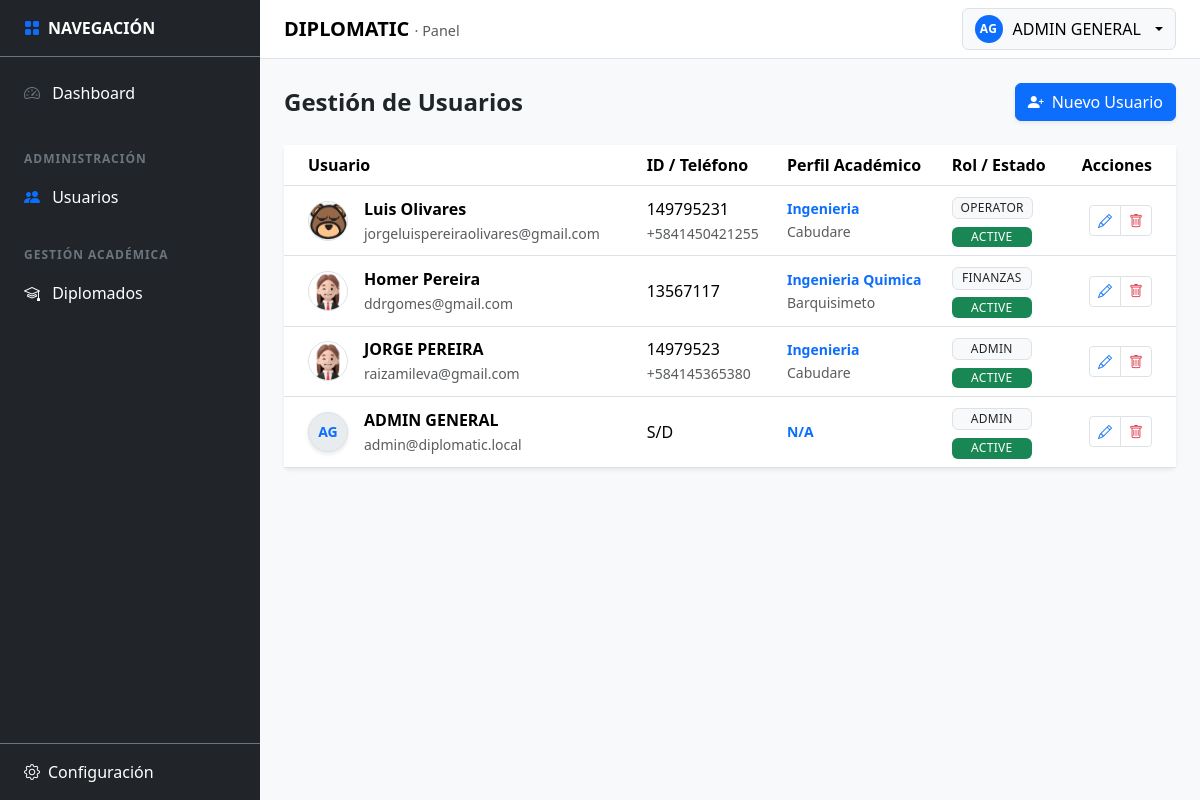
The app's page /users (signed in), older data.
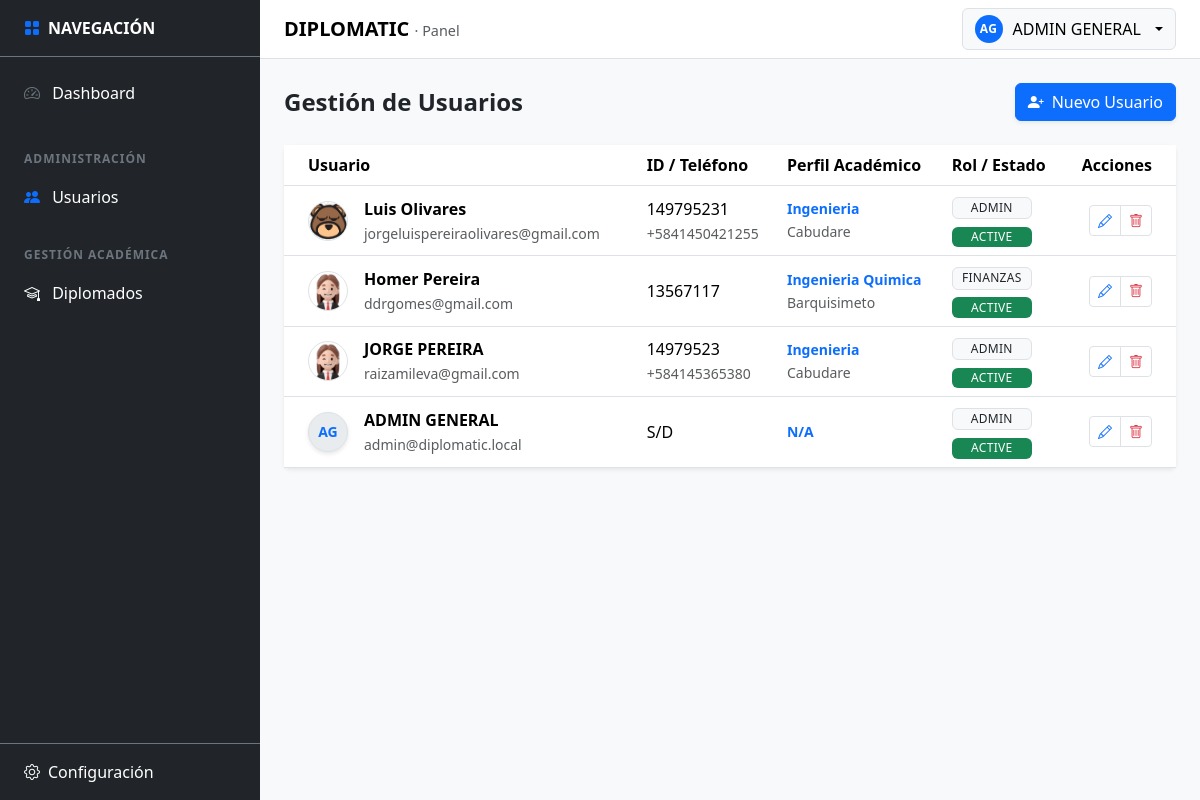
The same page, newer data.
### tables this page shows
CREATE TABLE `tbl_users` (
  `id` int(10) UNSIGNED NOT NULL,
  `user_type` enum('INTERNAL','PARTICIPANT') NOT NULL DEFAULT 'INTERNAL',
  `status` enum('ACTIVE','SUSPENDED','INACTIVE') NOT NULL DEFAULT 'ACTIVE',
  `first_name` varchar(100) NOT NULL,
  `last_name` varchar(100) NOT NULL,
  `email` varchar(190) NOT NULL,
  `role` varchar(60) DEFAULT 'PARTICIPANT',
  `phone` varchar(30) DEFAULT NULL,
  `document_id` varchar(30) DEFAULT NULL,
  `address` text DEFAULT NULL,
  `provenance` varchar(150) DEFAULT NULL,
  `undergraduate_degree` varchar(150) DEFAULT NULL,
  `avatar` varchar(255) DEFAULT 'default_avatar.png',
  `password_hash` varchar(255) NOT NULL,
  `last_login_at` datetime DEFAULT NULL,
  `created_at` datetime NOT NULL DEFAULT current_timestamp(),
  `updated_at` datetime NOT NULL DEFAULT current_timestamp() ON UPDATE current_timestamp()
);

### app/core/Controller.php (called while the page is built, shortened)
<?php
abstract class Controller
{
  protected function view(string $viewPath, array $data = []): void
  {
    View::render($viewPath, $data);
  }
}

### app/controllers/UsersController.php (called while the page is built, shortened)
<?php
final class UsersController extends Controller
{
    public function index(): void
    {
        $userModel = new UserModel();
        try {
            $db = (new Database())->getConnection();
            $stmt = $db->query("SELECT role_key, name FROM tbl_roles WHERE status = 'ACTIVE' ORDER BY level DESC");
            $roles = $stmt->fetchAll();
        } catch (\Exception $e) {
            $roles = [];
        }
        $this->view('users/index', [
            'users' => $userModel->getAll(),
            'roles' => $roles
        ]);
    }
}

### app/core/Router.php (called while the page is built, shortened)
<?php
final class Router
{
  private array $routes = [
    'GET' => [],
    'POST' => [],
  ];
  public function get(string $path, array $handler): void
  {
    $this->routes['GET'][$this->normalize($path)] = $handler;
  }
  public function post(string $path, array $handler): void
  {
    $this->routes['POST'][$this->normalize($path)] = $handler;
  }
  public function dispatch(): void
  {
    $method = $_SERVER['REQUEST_METHOD'] ?? 'GET';
    $uri = parse_url($_SERVER['REQUEST_URI'] ?? '/', PHP_URL_PATH) ?? '/';
    $basePath = $this->detectBasePath();
    $path = $this->normalize(str_replace($basePath, '', $uri) ?: '/');
    $handler = $this->routes[$method][$path] ?? null;
    [$class, $action] = $handler;
    $controller = new $class();
    $controller->$action();
  }
  private function normalize(string $path): string
  {
    $path = '/' . trim($path, '/');
    return $path === '//' ? '/' : $path;
  }
  private function detectBasePath(): string
  {
    $scriptName = $_SERVER['SCRIPT_NAME'] ?? '';
    $dir = str_replace('\\', '/', dirname($scriptName));
    return rtrim($dir, '/');
  }
}

### app/core/Bootstrap.php (called while the page is built, shortened)
<?php
final class Bootstrap
{
  public function run(): void
  {
    $router = new Router();
    $router->get('/', [AuthController::class, 'showLogin']);
    $router->post('/login', [AuthController::class, 'doLogin']);
    $router->get('/logout', [AuthController::class, 'logout']);
    $router->get('/dashboard', [DashboardController::class, 'index']);
    $router->get('/settings', [SettingsController::class, 'index']);
    $router->get('/settings/correo', [SettingsController::class, 'correo']);
    $router->post('/settings/save-correo', [SettingsController::class, 'saveCorreo']);
    $router->post('/settings/test-correo', [SettingsController::class, 'testCorreo']);
    $router->get('/settings/empresa', [SettingsCompanyController::class, 'index']);
    $router->post('/settings/empresa/save', [SettingsCompanyController::class, 'save']);
    $router->get('/settings/whatsapp', [SettingsWhatsappController::class, 'index']);
    $router->post('/settings/whatsapp/save-template', [SettingsWhatsappController::class, 'saveTemplate']);
    $router->post('/settings/whatsapp/log', [SettingsWhatsappController::class, 'logSend']);
    $router->get('/settings/eventos', [SettingsEventsController::class, 'index']);
    $router->get('/settings/eventos/filter', [SettingsEventsController::class, 'filter']);
    $router->get('/users', [UsersController::class, 'index']);
    $router->post('/users/save', [UsersController::class, 'save']);
    $router->post('/users/delete', [UsersController::class, 'delete']);
    $router->dispatch();
  }
}

### public/index.php (called while the page is built, shortened)
<?php
$app = new \App\Core\Bootstrap();
$app->run();

### app/models/UserModel.php (called while the page is built, shortened)
<?php
class UserModel
{
    private $db;
    public function __construct()
    {
        $this->db = (new Database())->getConnection();
    }
    public function getAll(): array
    {
        $sql = "SELECT * FROM tbl_users WHERE status != 'INACTIVE' ORDER BY created_at DESC";
        return $this->db->query($sql)->fetchAll(PDO::FETCH_ASSOC);
    }
}

### app/views/users/index.php (the view, shortened to what this page needs)
<?php
$basePath = rtrim(str_replace('\\', '/', dirname($_SERVER['SCRIPT_NAME'] ?? '')), '/');
?>
<div class="d-flex justify-content-between align-items-center mb-4">
    <h2 class="h4 fw-bold mb-0">Gestión de Usuarios</h2>
    <button class="btn btn-primary shadow-sm" data-bs-toggle="modal" data-bs-target="#userModal" onclick="resetForm()">
        <i class="bi bi-person-plus-fill me-2"></i>Nuevo Usuario
    </button>
</div>
<div class="card border-0 shadow-sm">
    <div class="card-body p-0">
        <div class="table-responsive">
            <table class="table table-hover align-middle mb-0">
                <thead class="bg-light">
                    <tr>
                        <th class="ps-4">Usuario</th>
                        <th>ID / Teléfono</th>
                        <th>Perfil Académico</th>
                        <th>Rol / Estado</th>
                        <th class="text-end pe-4">Acciones</th>
                    </tr>
                </thead>
                <tbody>
                    <?php foreach ($users as $u): ?>
                    <tr>
                        <td class="ps-4">
                            <div class="d-flex align-items-center gap-3">
                                <?php if (!empty($u['avatar']) && $u['avatar'] !== 'default_avatar.png'): ?>
                                    <img src="<?= $basePath ?>/assets/img/avatars/<?= htmlspecialchars($u['avatar']) ?>" class="rounded-circle border" width="40" height="40" style="object-fit: cover;">
                                <?php else: ?>
                                    <div class="avatar-circle"><?= strtoupper(substr($u['first_name'] ?? 'U', 0, 1) . substr($u['last_name'] ?? 'N', 0, 1)) ?></div>
                                <?php endif; ?>
                                <div>
                                    <div class="fw-bold"><?= htmlspecialchars($u['first_name'].' '.$u['last_name']) ?></div>
                                    <small class="text-muted"><?= htmlspecialchars($u['email']) ?></small>
                                </div>
                            </div>
                        </td>
                        <td>
                            <div><?= htmlspecialchars($u['document_id'] ?? 'S/D') ?></div>
                            <small class="text-muted"><?= htmlspecialchars($u['phone'] ?? '') ?></small>
                        </td>
                        <td>
                            <div class="small fw-bold text-primary"><?= htmlspecialchars($u['undergraduate_degree'] ?? 'N/A') ?></div>
                            <small class="text-muted"><?= htmlspecialchars($u['provenance'] ?? '') ?></small>
                        </td>
                        <td>
                            <div class="mb-1"><span class="badge bg-light text-dark border"><?= htmlspecialchars($u['role']) ?></span></div>
                            <?php
                                $statusClass = ($u['status'] === 'ACTIVE') ? 'bg-success' : 'bg-warning text-dark';
                            ?>
                            <span class="badge <?= $statusClass ?>"><?= htmlspecialchars($u['status']) ?></span>
                        </td>
                        <td class="text-end pe-4">
                            <div class="btn-group">
                                <button class="btn btn-sm btn-white border" title="Editar" onclick='editUser(<?= json_encode($u) ?>)'>
                                    <i class="bi bi-pencil text-primary"></i>
                                </button>
                                <button class="btn btn-sm btn-white border" title="Desactivar" onclick="deleteUser(<?= $u['id'] ?>)">
                                    <i class="bi bi-trash text-danger"></i>
                                </button>
                            </div>
                        </td>
                    </tr>
                    <?php endforeach; ?>
                </tbody>
            </table>
        </div>
    </div>
</div>

### app/core/View.php (shortened to what this page needs)
<?php
final class View
{
  public static function render(string $viewPath, array $data = []): void
  {
    $viewFile = __DIR__ . '/../views/' . trim($viewPath, '/') . '.php';
    extract($data, EXTR_SKIP);
    if (strpos($viewPath, 'auth/') !== false) {
        require $viewFile;
    } else {
        require $viewFile;
        $content = ob_get_clean();
        require __DIR__ . '/../views/layout.php';
    }
  }
}

### app/views/layout.php (shortened to what this page needs)
<?php
$basePath = rtrim(str_replace('\\', '/', dirname($_SERVER['SCRIPT_NAME'] ?? '')), '/');
$content  = $content ?? '';
?>
<!DOCTYPE html>
<html lang="es">
<head>
  <link href="https://cdn.jsdelivr.net/npm/bootstrap@5.3.3/dist/css/bootstrap.min.css" rel="stylesheet">
  <link rel="stylesheet" href="https://cdn.jsdelivr.net/npm/bootstrap-icons@1.11.3/font/bootstrap-icons.min.css">
  <link href="<?= htmlspecialchars($basePath) ?>/assets/css/panel.css?v=<?= time() ?>" rel="stylesheet">
  <link href="<?= htmlspecialchars($basePath) ?>/assets/css/users.css?v=<?= time() ?>" rel="stylesheet">
</head>
<body class="bg-light">
  <?php include __DIR__ . '/sidebar.php'; ?>
  <main class="dp-main">
    <?php include __DIR__ . '/topnav.php'; ?>
    <div class="container-fluid px-3 px-md-4 py-4">
      <?= $content ?>
    </div>
  </main>
</body>
</html>

### app/views/sidebar.php (shortened to what this page needs)
<?php
$basePath = rtrim(str_replace('\\', '/', dirname($_SERVER['SCRIPT_NAME'] ?? '')), '/');
$userRole = strtoupper(trim($_SESSION['user']['role'] ?? ''));
?>
<aside id="dpSidebar" class="dp-sidebar bg-dark text-white d-flex flex-column">
  <div class="py-3 px-4 border-bottom border-secondary">
    <div class="fw-bold d-flex align-items-center gap-2">
      <i class="bi bi-grid-fill text-primary"></i>
      <span>NAVEGACIÓN</span>
    </div>
  </div>
  <nav class="list-group list-group-flush mt-2 flex-grow-1">
    <a href="<?= htmlspecialchars($basePath) ?>/dashboard" class="list-group-item list-group-item-action bg-dark text-white border-0 py-3 px-4">
      <i class="bi bi-speedometer2 me-2 text-secondary"></i> Dashboard
    </a>
    <?php if ($userRole === 'ADMIN'): ?>
      <div class="px-4 mt-4 mb-2">
        <span class="text-uppercase text-secondary fw-bold" style="font-size: 0.75rem; letter-spacing: 1px;">Administración</span>
      </div>
      <a href="<?= htmlspecialchars($basePath) ?>/users" class="list-group-item list-group-item-action bg-dark text-white border-0 py-2 px-4">
          <i class="bi bi-people-fill me-2 text-primary"></i> Usuarios
      </a>
    <?php endif; ?>
    <?php if ($userRole === 'ADMIN' || $userRole === 'ACADEMIC'): ?>
      <div class="px-4 mt-4 mb-2">
        <span class="text-uppercase text-secondary fw-bold" style="font-size: 0.75rem; letter-spacing: 1px;">Gestión Académica</span>
      </div>
      <a href="<?= htmlspecialchars($basePath) ?>/diplomados" class="list-group-item list-group-item-action bg-dark text-white border-0 py-2 px-4">
          <i class="bi bi-mortarboard me-2"></i> Diplomados
      </a>
    <?php endif; ?>
  </nav>
<?php if ($userRole === 'ADMIN'): ?>
  <div class="mt-auto border-top border-secondary">
    <a href="<?= htmlspecialchars($basePath) ?>/settings"
       class="list-group-item list-group-item-action bg-dark text-white border-0 py-3 px-4">
      <div class="d-flex align-items-center gap-2">
        <i class="bi bi-gear"></i>
        <span>Configuración</span>
      </div>
    </a>
  </div>
<?php endif; ?>
</aside>

### app/views/topnav.php (shortened to what this page needs)
<?php
$basePath  = rtrim(str_replace('\\', '/', dirname($_SERVER['SCRIPT_NAME'] ?? '')), '/');
$userName  = $_SESSION['user']['name'] ?? 'Usuario';
$initials  = '';
if ($userName !== '') {
  $parts = preg_split('/\s+/', trim($userName));
  $initials = strtoupper(substr($parts[0] ?? 'U', 0, 1) . substr($parts[1] ?? '', 0, 1));
  $initials = trim($initials) !== '' ? $initials : 'U';
} else {
  $initials = 'U';
}
?>
<nav class="navbar dp-topnav bg-white border-bottom sticky-top">
  <div class="container-fluid px-3 px-md-4 d-flex align-items-center justify-content-between">
    <div class="d-flex align-items-center gap-2">
      <a class="navbar-brand fw-bold mb-0" href="<?= htmlspecialchars($basePath) ?>/dashboard">
        DIPLOMATIC <span class="text-muted fw-normal" style="font-size:.9rem;">· Panel</span>
      </a>
    </div>
    <div class="dropdown">
      <button class="btn btn-light border dp-userbtn dropdown-toggle"
              type="button"
              data-bs-toggle="dropdown"
              aria-expanded="false">
        <span class="dp-avatar" aria-hidden="true"><?= htmlspecialchars($initials) ?></span>
        <span class="d-none d-sm-inline"><?= htmlspecialchars($userName) ?></span>
      </button>
    </div>
  </div>
</nav>

### public/assets/css/panel.css (style rules this page uses)
:root { --sidebar-width: 260px; }
.dp-sidebar { position: fixed; top: 0; left: 0; width: var(--sidebar-width); height: 100vh; background: #212529; color: #fff; z-index: 1050; transition: transform .25s ease; }
.dp-main { margin-left: var(--sidebar-width); min-height: 100vh; }
.dp-topnav { z-index: 1035; }
.dp-userbtn { display: inline-flex; align-items: center; gap: 10px; }
.dp-avatar { width: 28px; height: 28px; border-radius: 999px; background: #0d6efd; color: #fff; display: inline-flex; align-items: center; justify-content: center; font-weight: 700; font-size: 12px; letter-spacing: .5px; }

### public/assets/css/users.css (style rules this page uses)
.badge { min-width: 80px; font-weight: 500; letter-spacing: 0.3px; }
.avatar-circle { width: 40px; height: 40px; background: #0d6efd; color: #fff; display: flex; align-items: center; justify-content: center; border-radius: 50%; font-size: 14px; font-weight: bold; text-transform: uppercase; box-shadow: 0 2px 4px rgba(0,0,0,0.1); }

### app/views/users/index.php (style rules this page uses)
.avatar-circle { width: 40px; height: 40px; background: #e9ecef; color: #0d6efd; display: flex; align-items: center; justify-content: center; border-radius: 50%; font-weight: bold; border: 1px solid #dee2e6; text-transform: uppercase; flex-shrink: 0; }

Row changes from the older to the newer data that the page shows:
changed tbl_users "Luis Olivares": role "OPERATOR" → "ADMIN"
